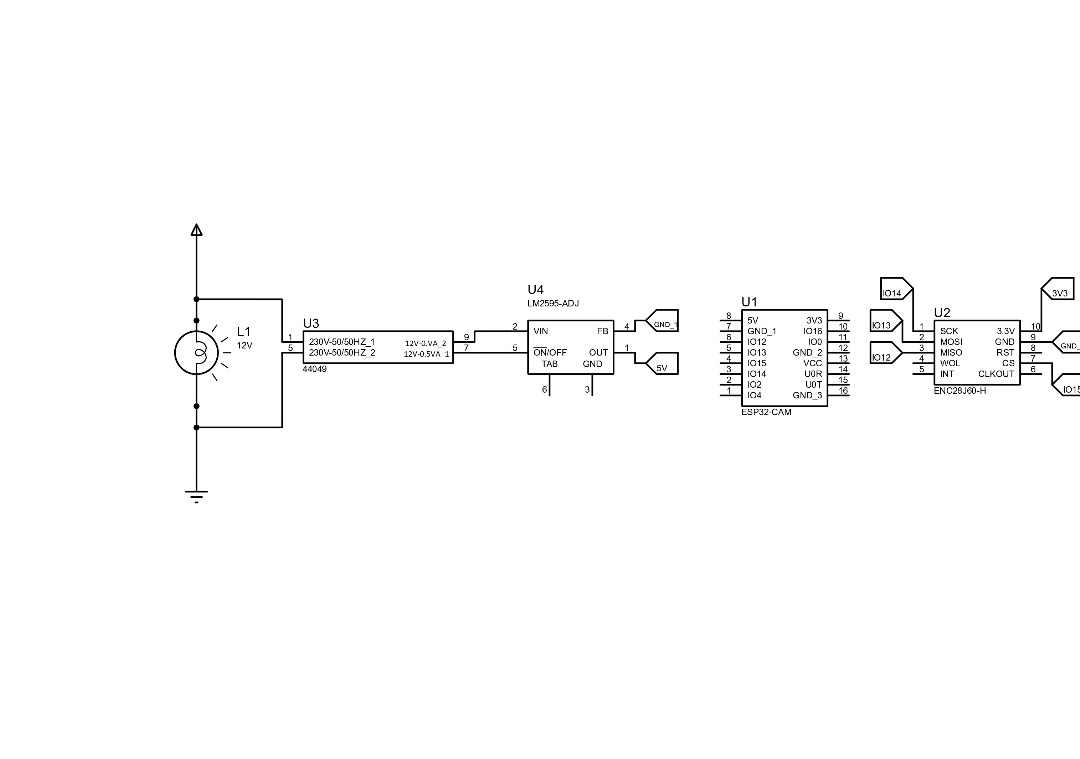
#> input picture images/schematic.jpg, 1080 x 759 px
$ python image_processing.py
#> lines starting #> are read from the running program, lines starting #| are printed output that depends on the picture; after the words box and inside, x2 and y2 are one past the last pixel; in counts of white or black regions, pixels touching at a corner belong together
import cv2
import matplotlib.pyplot as plt

# Load image in grayscale
image = cv2.imread('images/schematic.jpg', cv2.IMREAD_GRAYSCALE)
#> image: shape (759, 1080); min 0, max 255, mean 252

# Apply Canny edge detection
edges = cv2.Canny(image, threshold1=100, threshold2=200)
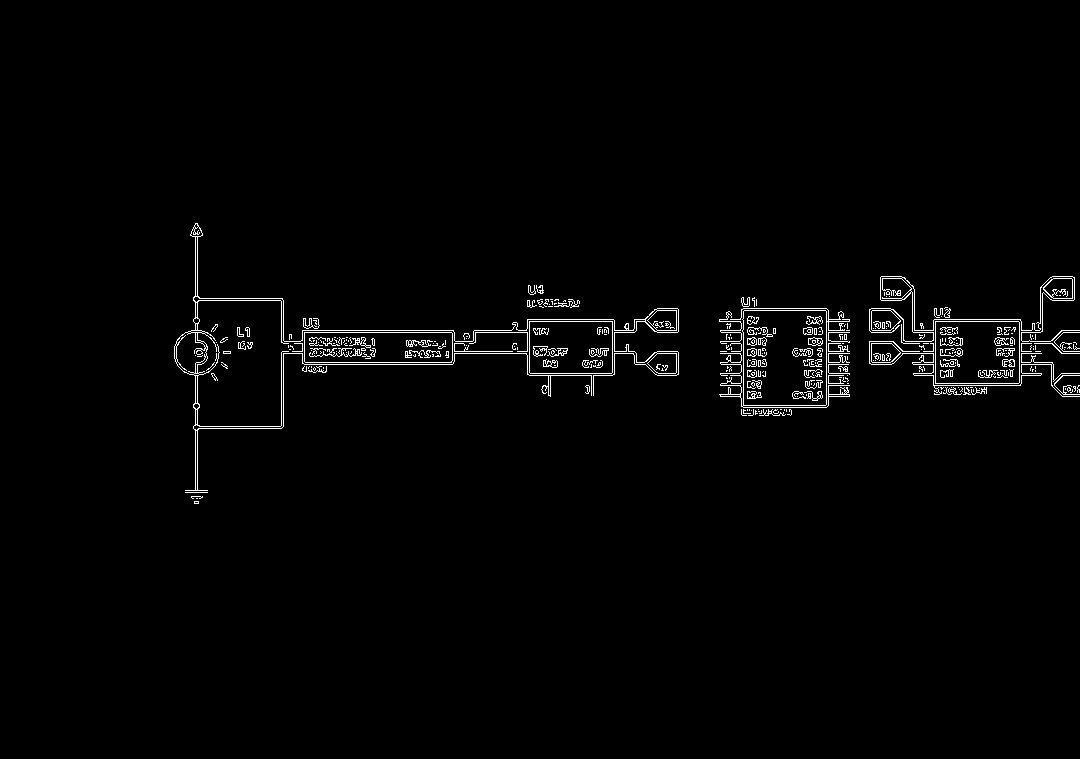
#> edges: shape (759, 1080); 1.5% white in thin lines or dots, all inside (x1, y1, x2, y2) = (174, 223, 1080, 504)

# Show original and edge-detected images
plt.subplot(1, 2, 1)
plt.title('Original Image')
plt.imshow(image, cmap='gray')
plt.axis('off')

plt.subplot(1, 2, 2)
plt.title('Edges Detected')
plt.imshow(edges, cmap='gray')
plt.axis('off')

plt.show()
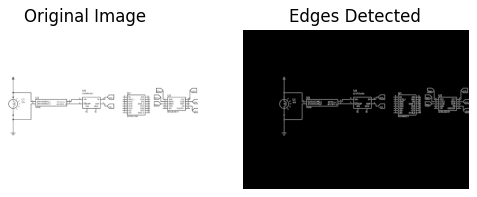
#> figure drawn by matplotlib, 2 panels
